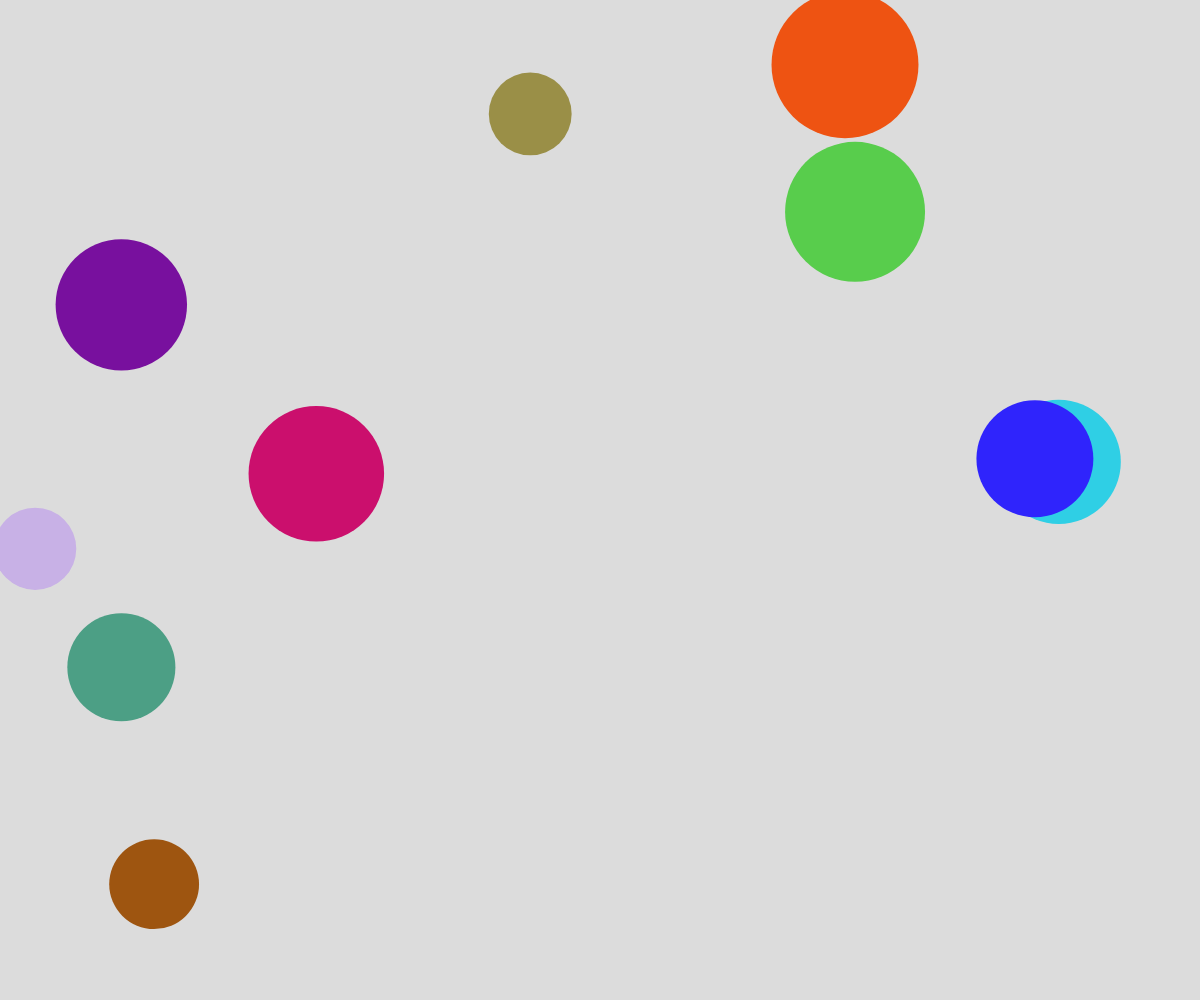
Frame 1 (no input)
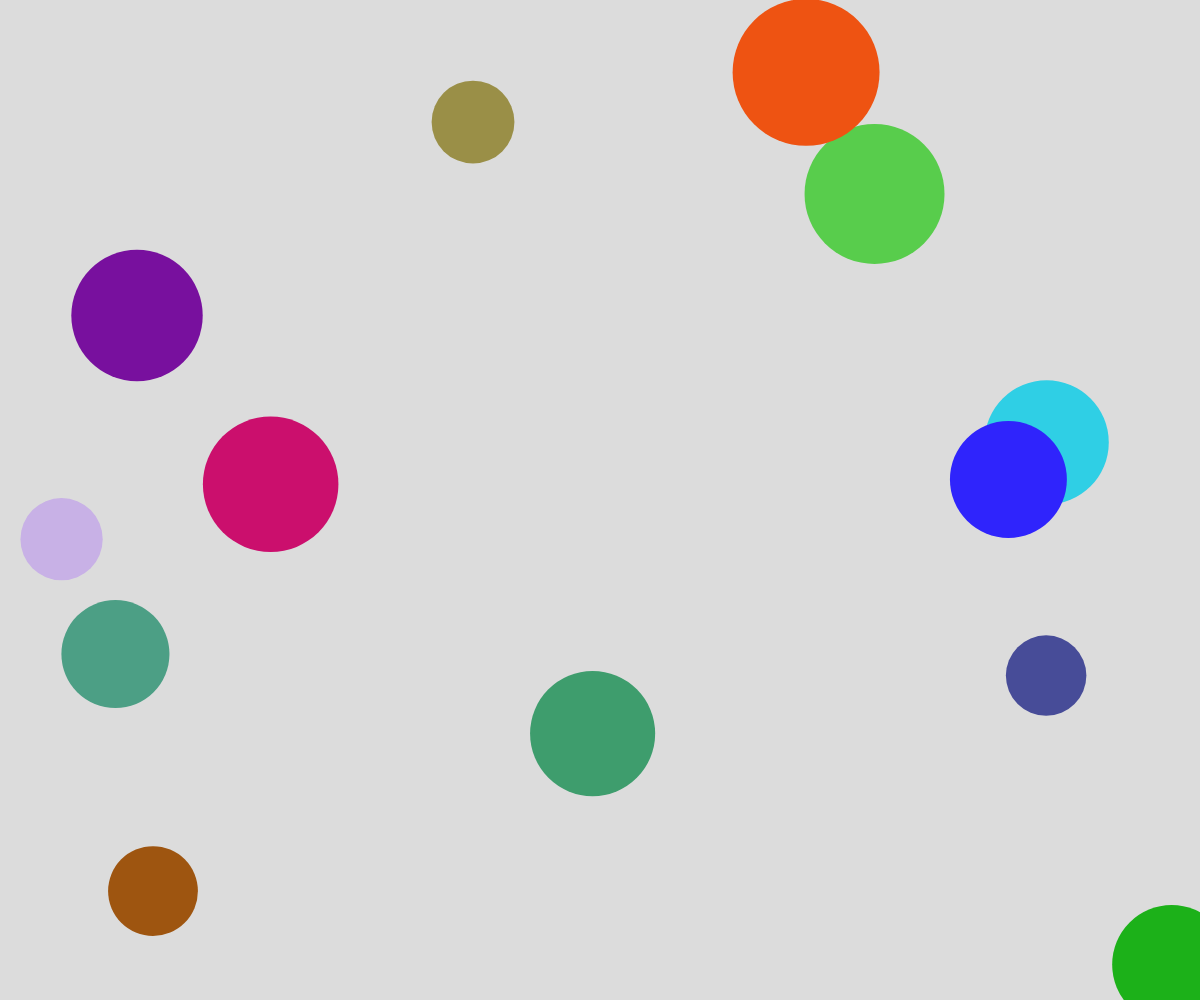
Frame 60 (no input)
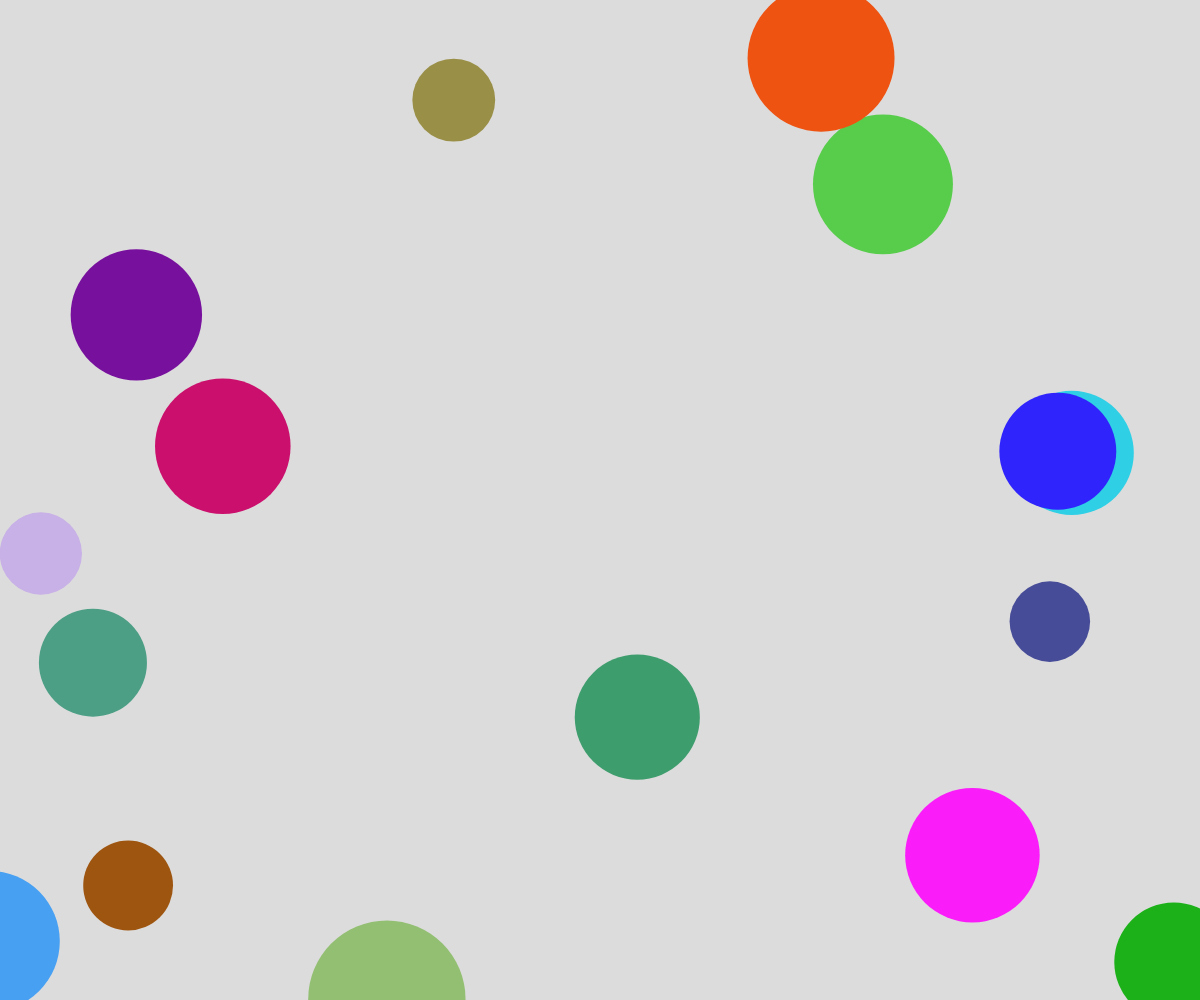
Frame 120 (the mouse pressed at the canvas centre since frame 60)

The p5.js sketch that drew these frames (run headless with seeded random() and noise() and a simulated clock; from frame 60 on, the mouse is pressed at the canvas centre):

// p5.js sketch
// ── sketch.js
// bubble object notation and arrays demo

let theBubbles = [];

function setup() {
  createCanvas(windowWidth, windowHeight);
  noStroke();
  for (let i = 0;i < 10; i++) {
    spawnBubble();
  }

  window.setInterval(spawnBubble, 500);
}

function draw() {
  background(220);
  for (let bubble of theBubbles) {
    bubble.dx = random(-5, 5);
    bubble.dy = random(-5, 5);

    bubble.x += bubble.dx;
    bubble.y += bubble.dy;

    fill(bubble.r, bubble.g, bubble.b);
    circle(bubble.x, bubble.y, bubble.radius * 2);
  }
}

function spawnBubble() {
  let someBubble = {
    x: random(width),
    y: random(height),
    radius: random(40, 80),
    r: random(255),
    g: random(255),
    b: random(255),
    dx: random(-5, 5),
    dy: random(-5, 5),
  };
  theBubbles.push(someBubble);
}

function mousePressed() {
  for (let i = 0; i < theBubbles.length; i++) {
    if (Math.abs(mouseX - theBubbles[i].x) < theBubbles[i].radius && Math.abs(mouseY - theBubbles[i].y) < theBubbles[i].radius) {
      theBubbles.splice(i, 1);
    }
  }
}
